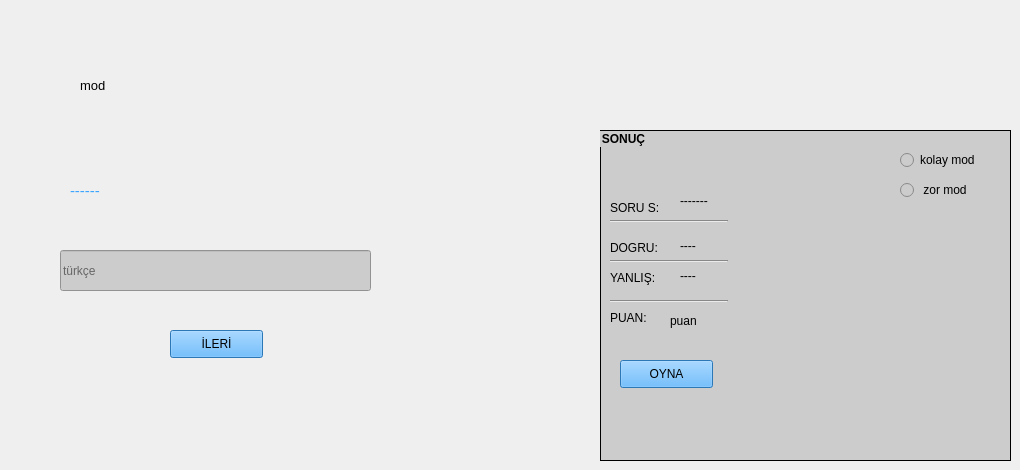
      <widget class="QWidget" name="tab_kelime_oyun">
       <property name="styleSheet">
        <string notr="true">#groupBox_kelime_oyun{

	border: 1px solid black;
}</string>
       </property>
       <attribute name="title">
        <string>KELİME OYUNU</string>
       </attribute>
       <widget class="QLineEdit" name="lineEdit_kelime_oyun_turkce">
        <property name="geometry">
         <rect>
          <x>60</x>
          <y>250</y>
          <width>311</width>
          <height>41</height>
         </rect>
        </property>
        <property name="styleSheet">
         <string notr="true">background-color: #CCCCCC;
</string>
        </property>
        <property name="placeholderText">
         <string>türkçe</string>
        </property>
       </widget>
       <widget class="QPushButton" name="pushButton_kelime_oyun_ileri">
        <property name="geometry">
         <rect>
          <x>170</x>
          <y>330</y>
          <width>93</width>
          <height>28</height>
         </rect>
        </property>
        <property name="styleSheet">
         <string notr="true">background-color: #3EA6FF;
</string>
        </property>
        <property name="text">
         <string>İLERİ</string>
        </property>
       </widget>
       <widget class="QLabel" name="label_kelime_oyun_ing">
        <property name="geometry">
         <rect>
          <x>70</x>
          <y>170</y>
          <width>301</width>
          <height>41</height>
         </rect>
        </property>
        <property name="font">
         <font>
          <pointsize>11</pointsize>
         </font>
        </property>
        <property name="styleSheet">
         <string notr="true">color: #3EA6FF;;</string>
        </property>
        <property name="text">
         <string>------</string>
        </property>
       </widget>
       <widget class="QLabel" name="label_kelime_oyun_soru_info">
        <property name="geometry">
         <rect>
          <x>80</x>
          <y>70</y>
          <width>331</width>
          <height>31</height>
         </rect>
        </property>
        <property name="font">
         <font>
          <pointsize>10</pointsize>
         </font>
        </property>
        <property name="text">
         <string>mod</string>
        </property>
       </widget>
       <widget class="QLabel" name="label_7">
        <property name="geometry">
         <rect>
          <x>20</x>
          <y>60</y>
          <width>55</width>
          <height>51</height>
         </rect>
        </property>
        <property name="text">
         <string/>
        </property>
        <property name="pixmap">
         <pixmap resource="../icons/icons.qrc">:/icons/info.png</pixmap>
        </property>
        <property name="scaledContents">
         <bool>true</bool>
        </property>
       </widget>
       <widget class="QGroupBox" name="groupBox_kelime_oyun">
        <property name="geometry">
         <rect>
          <x>600</x>
          <y>130</y>
          <width>411</width>
          <height>331</height>
         </rect>
        </property>
        <property name="font">
         <font>
          <weight>75</weight>
          <bold>true</bold>
         </font>
        </property>
        <property name="styleSheet">
         <string notr="true">background-color: #CCCCCC;
</string>
        </property>
        <property name="title">
         <string>SONUÇ</string>
        </property>
        <property name="flat">
         <bool>true</bool>
        </property>
        <property name="checkable">
         <bool>false</bool>
        </property>
        <property name="checked">
         <bool>false</bool>
        </property>
        <widget class="QLabel" name="label_kelimoyun_soru_sayisi">
         <property name="geometry">
          <rect>
           <x>80</x>
           <y>50</y>
           <width>71</width>
           <height>41</height>
          </rect>
         </property>
         <property name="text">
          <string>-------</string>
         </property>
        </widget>
        <widget class="QLabel" name="label_kelme_oyun_dogru_sayisi">
         <property name="geometry">
          <rect>
           <x>80</x>
           <y>100</y>
           <width>71</width>
           <height>31</height>
          </rect>
         </property>
         <property name="text">
          <string>----</string>
         </property>
        </widget>
        <widget class="QLabel" name="label_kelime_oyun_puan_durumu">
         <property name="geometry">
          <rect>
           <x>70</x>
           <y>180</y>
           <width>71</width>
           <height>21</height>
          </rect>
         </property>
         <property name="text">
          <string>puan</string>
         </property>
        </widget>
        <widget class="QLabel" name="label_kelime_oyun_yanlis_sayisi">
         <property name="geometry">
          <rect>
           <x>80</x>
           <y>130</y>
           <width>71</width>
           <height>31</height>
          </rect>
         </property>
         <property name="text">
          <string>----</string>
         </property>
        </widget>
        <widget class="QLabel" name="label">
         <property name="geometry">
          <rect>
           <x>10</x>
           <y>110</y>
           <width>55</width>
           <height>16</height>
          </rect>
         </property>
         <property name="text">
          <string>DOGRU:  </string>
         </property>
        </widget>
        <widget class="QLabel" name="label_6">
         <property name="geometry">
          <rect>
           <x>10</x>
           <y>70</y>
           <width>55</width>
           <height>16</height>
          </rect>
         </property>
         <property name="text">
          <string>SORU S: </string>
         </property>
        </widget>
        <widget class="QLabel" name="label_17">
         <property name="geometry">
          <rect>
           <x>10</x>
           <y>140</y>
           <width>55</width>
           <height>16</height>
          </rect>
         </property>
         <property name="text">
          <string>YANLIŞ:  </string>
         </property>
        </widget>
        <widget class="QLabel" name="label_18">
         <property name="geometry">
          <rect>
           <x>10</x>
           <y>180</y>
           <width>55</width>
           <height>16</height>
          </rect>
         </property>
         <property name="text">
          <string>PUAN:  </string>
         </property>
        </widget>
        <widget class="Line" name="line_5">
         <property name="geometry">
          <rect>
           <x>10</x>
           <y>90</y>
           <width>118</width>
           <height>3</height>
          </rect>
         </property>
         <property name="orientation">
          <enum>Qt::Horizontal</enum>
         </property>
        </widget>
        <widget class="Line" name="line_6">
         <property name="geometry">
          <rect>
           <x>10</x>
           <y>130</y>
           <width>118</width>
           <height>3</height>
          </rect>
         </property>
         <property name="orientation">
          <enum>Qt::Horizontal</enum>
         </property>
        </widget>
        <widget class="Line" name="line_7">
         <property name="geometry">
          <rect>
           <x>10</x>
           <y>170</y>
           <width>118</width>
           <height>3</height>
          </rect>
         </property>
         <property name="orientation">
          <enum>Qt::Horizontal</enum>
         </property>
        </widget>
        <widget class="QPushButton" name="pushButton_kelime_oyun_oyna">
         <property name="geometry">
          <rect>
           <x>20</x>
           <y>230</y>
           <width>93</width>
           <height>28</height>
          </rect>
         </property>
         <property name="styleSheet">
          <string notr="true">background-color: #3EA6FF;
</string>
         </property>
         <property name="text">
          <string>OYNA</string>
         </property>
        </widget>
        <widget class="QRadioButton" name="radioButton_kelime_oyun_kolay_mod">
         <property name="geometry">
          <rect>
           <x>300</x>
           <y>20</y>
           <width>95</width>
           <height>20</height>
          </rect>
         </property>
         <property name="tabletTracking">
          <bool>false</bool>
         </property>
         <property name="text">
          <string>kolay mod</string>
         </property>
        </widget>
        <widget class="QRadioButton" name="radioButton_kelime_oyun_zor_mod">
         <property name="geometry">
          <rect>
           <x>300</x>
           <y>50</y>
           <width>95</width>
           <height>20</height>
          </rect>
         </property>
         <property name="text">
          <string> zor mod</string>
         </property>
        </widget>
       </widget>
      </widget>
